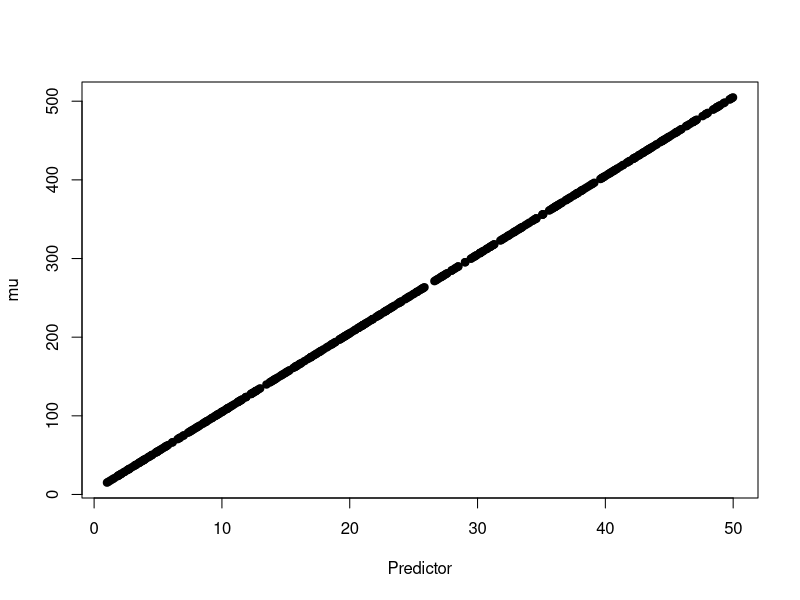
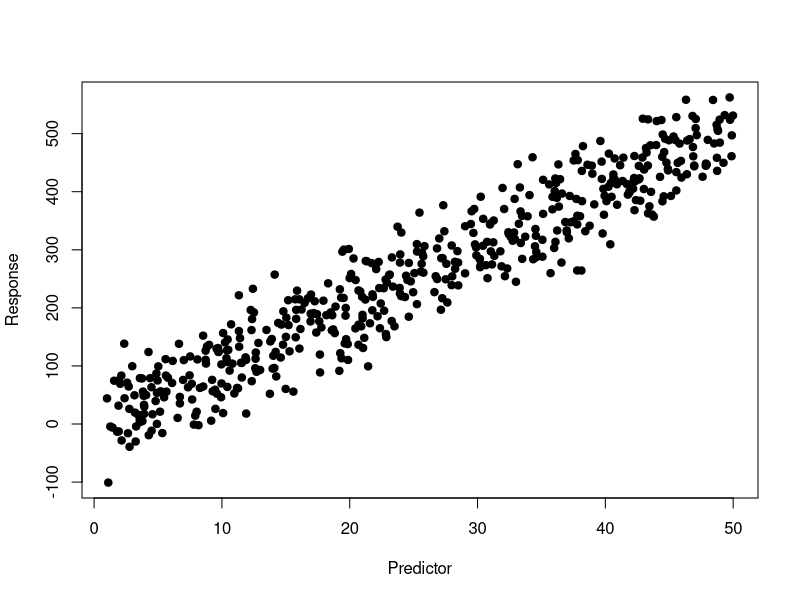

The R source for these figures, in order:
N=500
Predictor=runif(N,min=1,max=50)
Intercept=5
Slope=10
sigma=44.5
mu=Intercept+Slope*Predictor
plot(mu~Predictor,pch=19)
Response=rnorm(N,mean=mu,sd=sigma)
plot(Response~Predictor,pch=19)

#extracting R-squared from least squares
summary(lm(Response~Predictor))$r.squared


preds=predict(lm(Response~Predictor)) #predictions from R-squared

SSy=sum((Response-mean(Response))^2) #total variance in data
RSS=sum((Response-preds)^2) #residual variance

SSreg=SSy-RSS #explained variance

SSreg/SSy #does this match with r.squared above?
